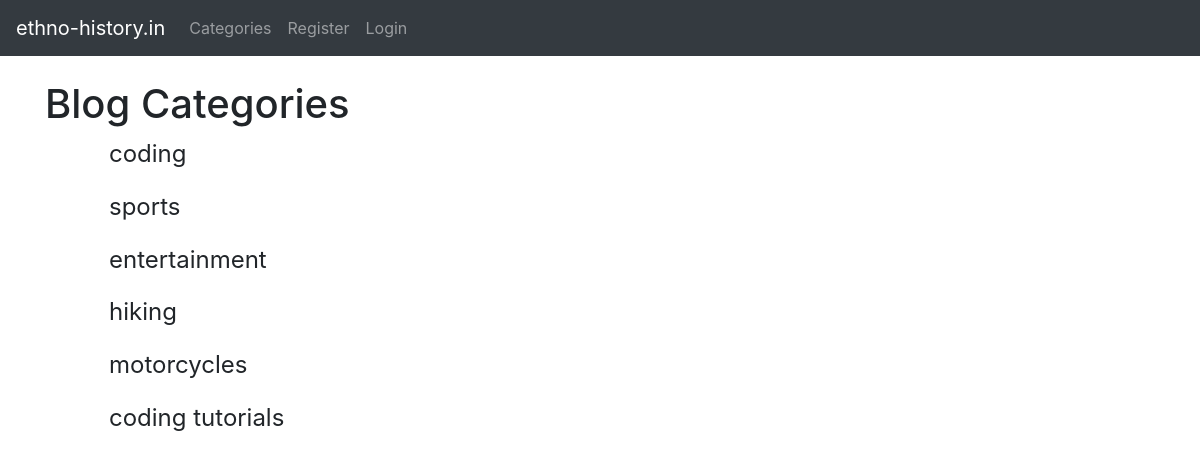
The page /category-list/ on the database its author committed.
### theblog/models.py (models this page shows, shortened)
class Category(models.Model):
	name = models.CharField(max_length=255)
	def __str__(self):
		return self.name

### theblog/views.py (the view)
# urls.py: path('category-list/', CategoryListView, name='category-list'),
def CategoryListView(request):
	cat_menu_list = Category.objects.all()
	return render(request, 'category_list.html',{'cat_menu_list':cat_menu_list})

### theblog/templates/category_list.html (shortened to what this page needs)
{% extends 'base.html' %}
{% block content %}
	<h1>Blog Categories</h1>
        {% for item in cat_menu_list %}
            <ul><h4><a class="dropdown-item" href="{% url 'category' item|slugify %}">{{ item }}</a><h4></ul>
        {% endfor %}
{% endblock %}

### rows shown on the page
Category: name "coding"
Category: name "sports"
Category: name "entertainment"
Category: name "hiking"
Category: name "motorcycles"
Category: name "coding tutorials"
